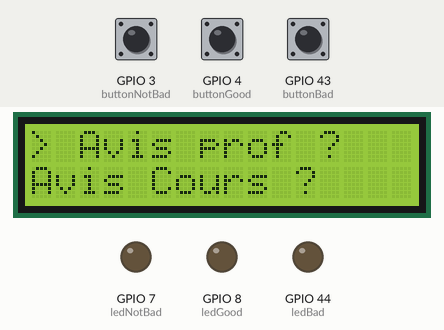
Simulated run of this sketch. Board: ESP32. On the bench: 16×2 character LCD, output pins drawn as LEDs (lit = HIGH). The test bench sets the inputs (shaded band); at power-on: GPIO 3 (buttonNotBad) HIGH, GPIO 4 (buttonGood) HIGH, GPIO 43 (buttonBad) HIGH. WiFi joins after 1.5 s; servers stay silent unless stated; uploads are accepted with an empty reply; what the sketch prints to the serial monitor is not drawn.

Above: at 2.9 s.
3.0 s: GPIO 3 (buttonNotBad) pulled LOW for 0.15 s
At 3.8 s:
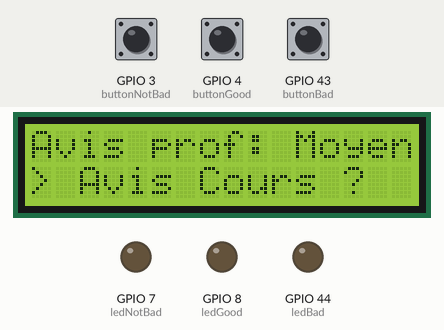
6.1 s: GPIO 4 (buttonGood) pulled LOW for 0.15 s
At 6.59 s:
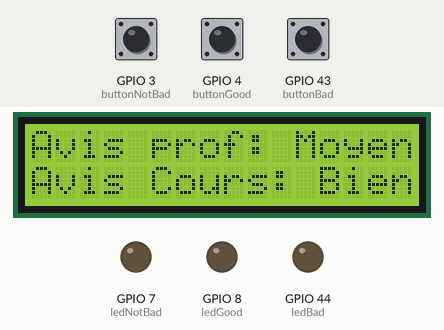
6.8 s: GPIO 43 (buttonBad) pulled LOW for 3.2 s
At 10.9 s:
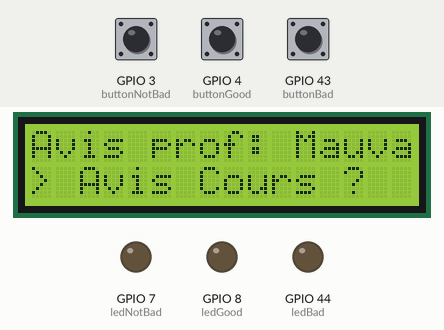
11.9 s: GPIO 43 (buttonBad) pulled LOW for 0.15 s
At 12.4 s:
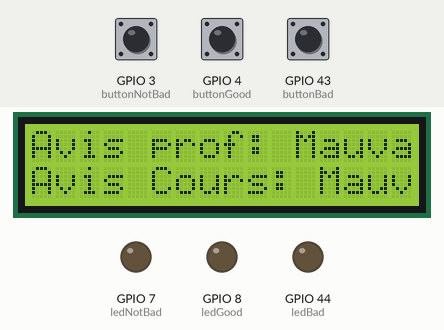
12.6 s: GPIO 4 (buttonGood) pulled LOW for 3.2 s
At 17.4 s:
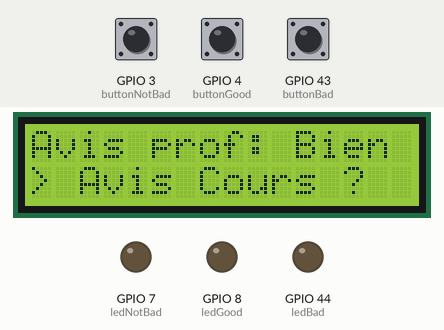
17.7 s: GPIO 3 (buttonNotBad) pulled LOW for 1 s
At 19.9 s:
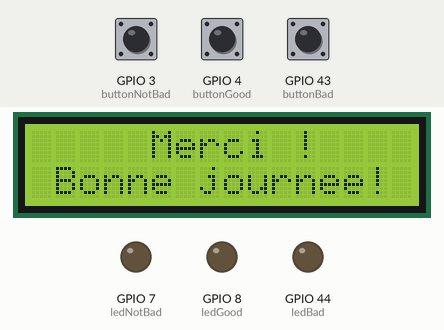
Timing chart, 0 to 21.4 s (numbered marks = the images above; inputs shaded):
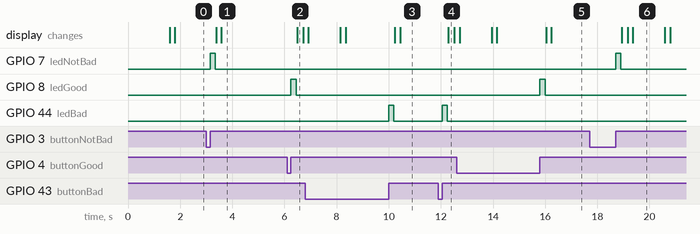

The sketch:

fablab.ino
```cpp
#include <LiquidCrystal_I2C.h>
#include <Wire.h>
#include <WiFi.h>
#include <ESPmDNS.h>
#include <HTTPClient.h>

const char *ssid = "Hv4djF6c638"; // name of wifi
const char *password = "12345678"; // password of wifi
const String serverName = "http://192.168.145.207:5000/post-json"; // endpoint for send data

const int buttonBad = D6;
const int buttonNotBad = D2;
const int buttonGood = D3;

const int ledBad = D7;
const int ledNotBad = D8;
const int ledGood = D9;

const unsigned long antiAfkTimeout = 5000; // 5 seconds
const unsigned long shortDelay = 200; // 200 milliseconds

LiquidCrystal_I2C lcd(0x27, 16, 2);

int lastButtonStateBad = 0;
int lastButtonStateNotBad = 0;
int lastButtonStateGood = 0;

int stateQuestion = 0;
unsigned long antiAfkPreviousTime = 0;
int antiAfk = 0;
String responseQuestion1 = ""; // first question on the screen
String responseQuestion2 = ""; // second question on the screen

void saveChoice() {
  if (WiFi.status() == WL_CONNECTED) { // check wifi is online
    HTTPClient http; // init httpClient
    String serverPath = serverName + "?response1=" + responseQuestion1 + "&response2=" + responseQuestion2; // create endpoint with params
    http.begin(serverPath);

    int httpResponseCode = http.GET(); // send get request

    if (httpResponseCode > 0) {
      String payload = http.getString();
      Serial.println(httpResponseCode);
      Serial.println(payload); // print payload response
    } else {
      Serial.print("Error on sending GET: ");
      Serial.println(httpResponseCode);
    }

    http.end();
  } else {
    Serial.println("WiFi Disconnected");
  }
}

void eval(const char* choice) { // event on button click
  if (strcmp(choice, "good") == 0) { // if is good button
    if (stateQuestion == 0) { // first question
      responseQuestion1 = "Bien";
    } else { // second question
      responseQuestion2 = "Bien";
    }
    digitalWrite(ledGood, HIGH); // on led good
    delay(shortDelay);
    digitalWrite(ledGood, LOW); // off led good
  } else if (strcmp(choice, "notBad") == 0) {
    if (stateQuestion == 0) {
      responseQuestion1 =  "Moyen";
    } else {
      responseQuestion2 = "Moyen";
    }
    digitalWrite(ledNotBad, HIGH);
    delay(shortDelay);
    digitalWrite(ledNotBad, LOW);
  } else if (strcmp(choice, "bad") == 0) {
    if (stateQuestion == 0) {
      responseQuestion1 =  "Mauvais";
    } else {
      responseQuestion2 = "Mauvais";
    }
    digitalWrite(ledBad, HIGH);
    delay(shortDelay);
    digitalWrite(ledBad, LOW);
  }
  Serial.println(choice);
  stateQuestion++; // switch to next question
  showQuestion();
}

void showQuestion() { // show default menu
  lcd.clear();
  lcd.cursor_on();
  lcd.blink_on();
  lcd.setCursor(0,0);
  if (stateQuestion == 0) {
    lcd.print("> Avis prof ?");
  } else if (!responseQuestion1.isEmpty()) {
    lcd.print("Avis prof: ");
    lcd.print(responseQuestion1);
  } else {
    lcd.print("Avis prof ?");
  }
  lcd.setCursor(0,1);
  if (stateQuestion == 1) {
    lcd.print("> Avis Cours ?");
  } else if (!responseQuestion2.isEmpty()) {
    lcd.print("Avis Cours: ");
    lcd.print(responseQuestion2);
  } else {
    lcd.print("Avis Cours ?");
  }
  delay(shortDelay);
  lcd.cursor_off();
  lcd.blink_off();
}

void setup() {
  if (!i2CAddrTest(0x27)) { // if i2c not found change address
    lcd = LiquidCrystal_I2C(0x3F, 16, 2);
  }
  Serial.begin(9600);
  WiFi.mode(WIFI_STA);
  WiFi.begin(ssid, password);
  Serial.println("");

  while (WiFi.status() != WL_CONNECTED) {
    delay(500);
    Serial.print(".");
  }
  Serial.println("");
  Serial.print("Connected to ");
  Serial.println(ssid);
  Serial.print("IP address: ");
  Serial.println(WiFi.localIP());

  lcd.init();
  lcd.backlight();
  pinMode(ledBad, OUTPUT);
  pinMode(ledNotBad, OUTPUT);
  pinMode(ledGood, OUTPUT);
  pinMode(buttonBad, INPUT_PULLUP);
  pinMode(buttonNotBad, INPUT_PULLUP);
  pinMode(buttonGood, INPUT_PULLUP);

  lastButtonStateBad = digitalRead(buttonBad);
  lastButtonStateNotBad = digitalRead(buttonNotBad);
  lastButtonStateGood = digitalRead(buttonGood);

  showQuestion();
}

void loop() {
  unsigned long currentTime = millis();
  int buttonStateBad = digitalRead(buttonBad);
  int buttonStateNotBad = digitalRead(buttonNotBad);
  int buttonStateGood = digitalRead(buttonGood);

  if (buttonStateBad == HIGH && lastButtonStateBad == LOW) { eval("bad"); } // detect button bad press
  if (buttonStateNotBad == HIGH && lastButtonStateNotBad == LOW) { eval("notBad"); }
  if (buttonStateGood == HIGH && lastButtonStateGood == LOW) { eval("good"); }

  if (stateQuestion == 2) { // if is the last question, reset and display thx and send to server
    displayThankYou();
    saveChoice();
    delay(1000);
    resetQuestionnaire();
  }

  if (stateQuestion == 1 && currentTime - antiAfkPreviousTime >= 1000) { // for anti afk, if not response to question 2 in five seconds, reset
    antiAfk++;
    antiAfkPreviousTime = currentTime;
    if (antiAfk * 1000 > antiAfkTimeout) {
      resetQuestionnaire();
    }
  }

  lastButtonStateBad = buttonStateBad;
  lastButtonStateNotBad = buttonStateNotBad;
  lastButtonStateGood = buttonStateGood;
}

void displayThankYou() {
  lcd.clear();
  lcd.cursor_on();
  lcd.blink_on();
  lcd.setCursor(5,0);
  lcd.print("Merci !");
  lcd.setCursor(1,1);
  lcd.print("Bonne journee!");
  delay(shortDelay);
  lcd.cursor_off();
  lcd.blink_off();
}

void resetQuestionnaire() {
  stateQuestion = 0;
  responseQuestion1 = "";
  responseQuestion2 = "";
  antiAfk = 0;
  showQuestion();
}

bool i2CAddrTest(uint8_t addr) {
  Wire.begin();
  Wire.beginTransmission(addr);
  return (Wire.endTransmission() == 0);
}
```

Measured:
- after the input at 3.0 s, GPIO 7 (ledNotBad): LOW → HIGH after 0.15 s, → LOW 0.20 s later; the display: first changes after 0.38 s (image 1 shows a later state)
- after the input at 6.1 s, GPIO 8 (ledGood): LOW → HIGH after 0.15 s, → LOW 0.20 s later; the display: changes after 0.39 s (image 2)
- after the input at 6.8 s, GPIO 44 (ledBad): LOW → HIGH after 3.2 s, → LOW 0.20 s later; the display: first differs from a run without the input after 3.4 s (image 3 shows a later state)
- after the input at 11.9 s, GPIO 44 (ledBad): LOW → HIGH after 0.15 s, → LOW 0.20 s later; the display: changes after 0.39 s (image 4)
- after the input at 12.6 s, GPIO 8 (ledGood): LOW → HIGH after 3.2 s, → LOW 0.20 s later; the display: first differs from a run without the input after 3.4 s (image 5 shows a later state)
- after the input at 17.7 s, GPIO 7 (ledNotBad): LOW → HIGH after 1.0 s, → LOW 0.20 s later; the display: first changes after 1.2 s (image 6 shows a later state)
